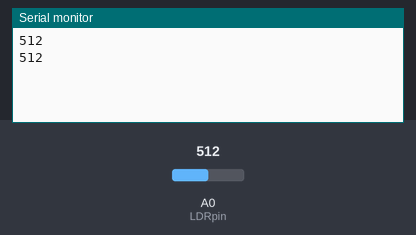
The sketch below on a simulated ESP8266 (NodeMCU). Parts: the last lines printed to the serial monitor. The test bench sets the inputs (shaded band); at power-on: A0 (LDRpin) = 512. WiFi joins after 1.5 s; servers stay silent unless stated.

Above: at 2.2 s.
2.3 s: A0 (LDRpin) set to 716
At 3.6 s:
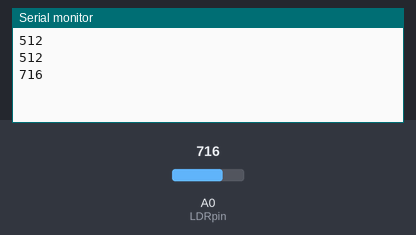
4.2 s: A0 (LDRpin) set to 900
At 4.7 s:
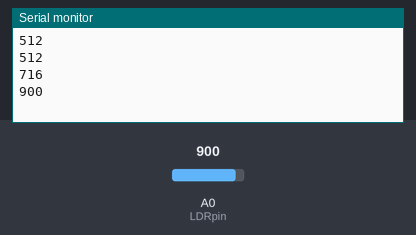
Timing chart, 0 to 7.2 s (numbered marks = the images above; inputs shaded):
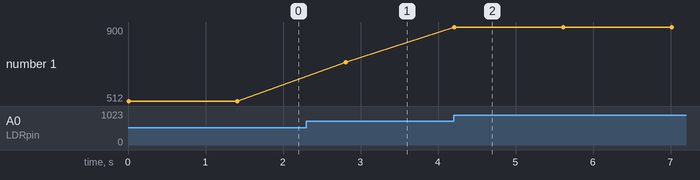

Measured:
- after the input at 2.3 s, the serial monitor: prints a new line after 0.51 s (image 1)
- after the input at 4.2 s, the serial monitor: prints a new line at once (image 2)
- plotted number 1: 512 → 716 after the input at 2.3 s, 716 → 900 after the input at 4.2 s

The sketch:

Code_for_Thinkspeak.ino
```cpp
#include <ESP8266WiFi.h>;

#include <WiFiClient.h>;

#include <ThingSpeak.h>;

const char* ssid = "12345"; //Your Network SSID

const char* password = "333333333"; //Your Network Password

int val;

int LDRpin = A0; //LDR Pin Connected at A0 Pin


WiFiClient client;

unsigned long myChannelNumber =  834519; //Your Channel Number (Without Brackets)

const char * myWriteAPIKey = "KUKLI1668ZG3X0G5"; //Your Write API Key

void setup()

{

Serial.begin(9600);

delay(10);

// Connect to WiFi network

WiFi.begin(ssid, password);


ThingSpeak.begin(client);

}


void loop()

{

val = analogRead(LDRpin); //Read Analog values and Store in val variable

Serial.println(val); //Print on Serial Monitor

delay(1000);

ThingSpeak.writeField(myChannelNumber, 1,val, myWriteAPIKey); //Update in ThingSpeak


delay(100);

}
```
